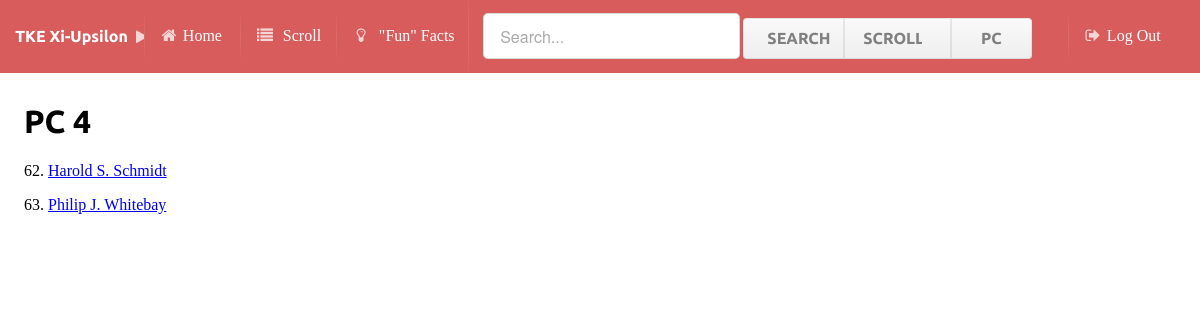
The page /PC/4/ (signed in) on the database its author committed.
### brothers/models.py (models this page shows, shortened)
class Brother(models.Model):
	scroll = models.IntegerField()
	pc = models.IntegerField()
	fname = models.CharField(max_length=50)
	lname = models.CharField(max_length=50)
	name = models.CharField(max_length=50)
	nickname = models.CharField(max_length=50)
	big = models.CharField(max_length=50)
	bigS = models.IntegerField(max_length=50)

### brothers/views.py (the view)
# urls.py: url(r'^PC/(?P<pc>\d+)/$', views.PC),
@login_required(login_url="brothers.views.login")
def PC(request,pc):
    return render(request, 'brothers/PC.html',{'brothers':Brother.objects.filter(pc=pc),'pc':pc})

### brothers/templates/brothers/PC.html (shortened to what this page needs)
{%extends 'layout.html'%}
{%block content%}
<h1>PC {{pc}}</h1>
{%for b in brothers%}
<p>{{b.scroll}}. <a href="{% url 'detail' b.scroll%}">{{b.name}}</a></p>
{%endfor%}
{%endblock%}

### rows shown on the page
Brother: scroll "62", name "Harold S. Schmidt"
Brother: scroll "63", name "Philip J. Whitebay"

### other values the page prints
{{ pc }} "4"
